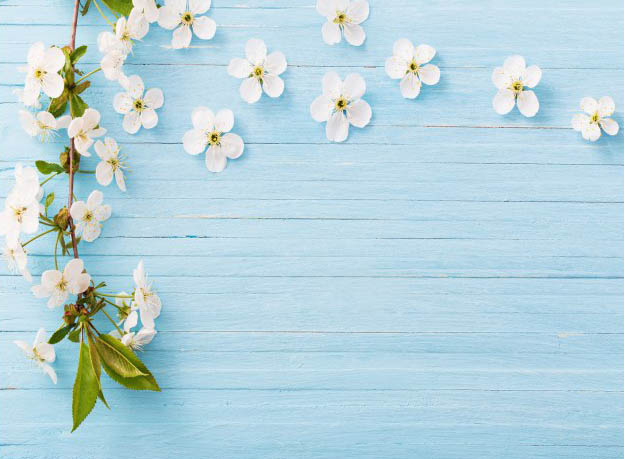
%> input picture Codes/bahar.jpg, 624 x 459 px
$ octave --eval "result = f2('bahar.jpg');"   (GNU Octave 9; MATLAB toolbox functions it lacks are replaced by stand-ins)
%> lines starting %> are read from the running program, lines starting %| are printed output that depends on the picture; in (x1, y1, x2, y2) boxes, pixels count from 0 and x2, y2 are one past the last pixel; in counts of white or black regions, pixels touching at a corner belong together; the program's own positions count from 1
function [out] = f2(img)
%> called with img = 'bahar.jpg'
% [6 lines of commented-out code are left out]
I= imread(img);
%> I is the input picture: size 459x624x3 uint8; mean R, G, B 183.9, 212.1, 221
Ibw = ~im2bw(I,graythresh(I));
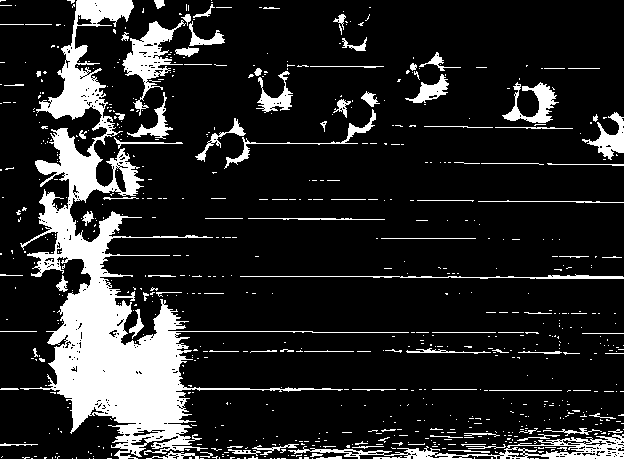
%> Ibw: size 459x624 logical; 15.3% white; 734 white regions (632 under 20 px), largest, box (x1, y1, x2, y2) and area: (20, 0, 409, 459) 27004, (288, 434, 624, 459) 2300, (122, 20, 186, 116) 1864
Ifill = imfill(Ibw,'holes');
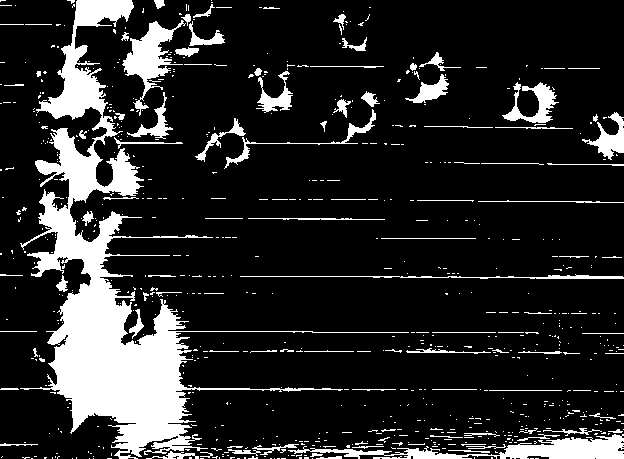
%> Ifill: size 459x624 logical; 16% white; 724 white regions (623 under 20 px), largest, box (x1, y1, x2, y2) and area: (20, 0, 409, 459) 28042, (288, 434, 624, 459) 3124, (122, 20, 186, 116) 1977
Iarea = bwareaopen(Ifill,100);
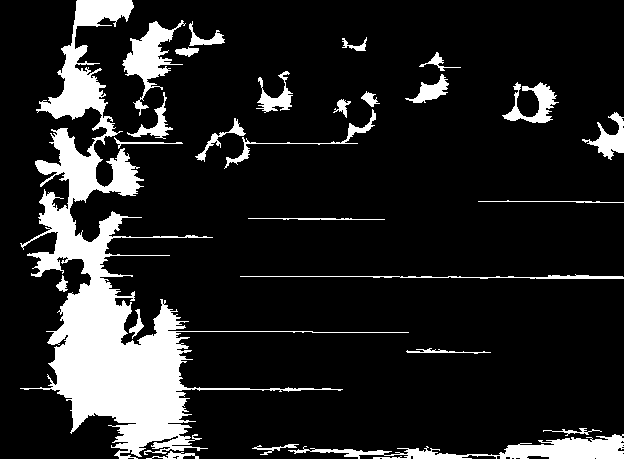
%> Iarea: size 459x624 logical; 14.1% white; 26 white regions
Ifinal = bwlabel(Iarea);
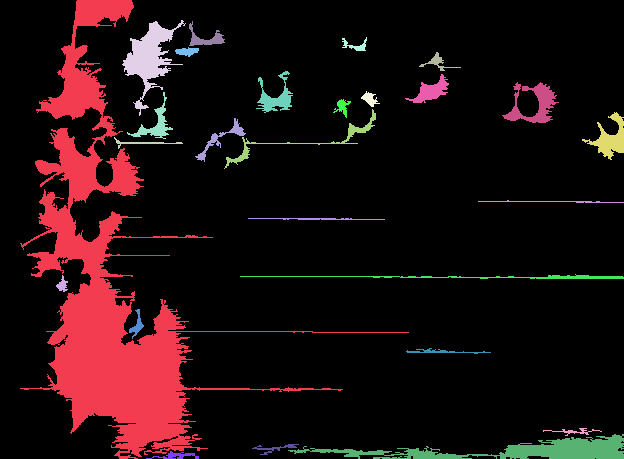
%> Ifinal: size 459x624 double; 27 distinct labels, from 0 to 26; one colour per label, 0 black
stat = regionprops(Ifinal,'boundingbox');
%> stat = 26 regions; largest, box (x1, y1, x2, y2): (20, 0, 409, 459), (224, 109, 376, 169), (288, 434, 624, 459), (122, 20, 186, 116), (502, 82, 559, 123)
imshow(I); hold on;
for cnt = 1 : numel(stat)
    bb = stat(cnt).BoundingBox;
    rectangle('position',bb,'edgecolor','r','linewidth',2);
end
%> this loop made 26 passes
%> bb on passes 1 to 12: [20.5 0.5 389 459], [56.5 275.5 12 17], [114.5 137.5 69 12], [122.5 20.5 64 96], [127.5 92.5 46 47], [129.5 309.5 15 30], [146.5 451.5 53 8], [175.5 47.5 24 10], [189.5 21.5 36 25], [195.5 118.5 51 44], [224.5 109.5 152 60], [240.5 274.5 384 5]
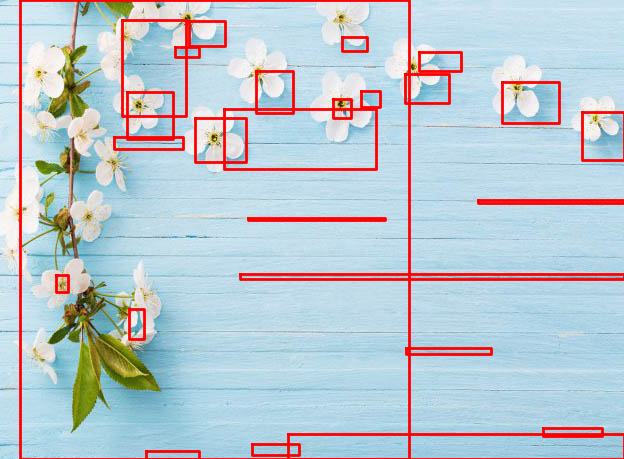
%> figure redrawn from the program's plot data

end
%> (the run ends here)
